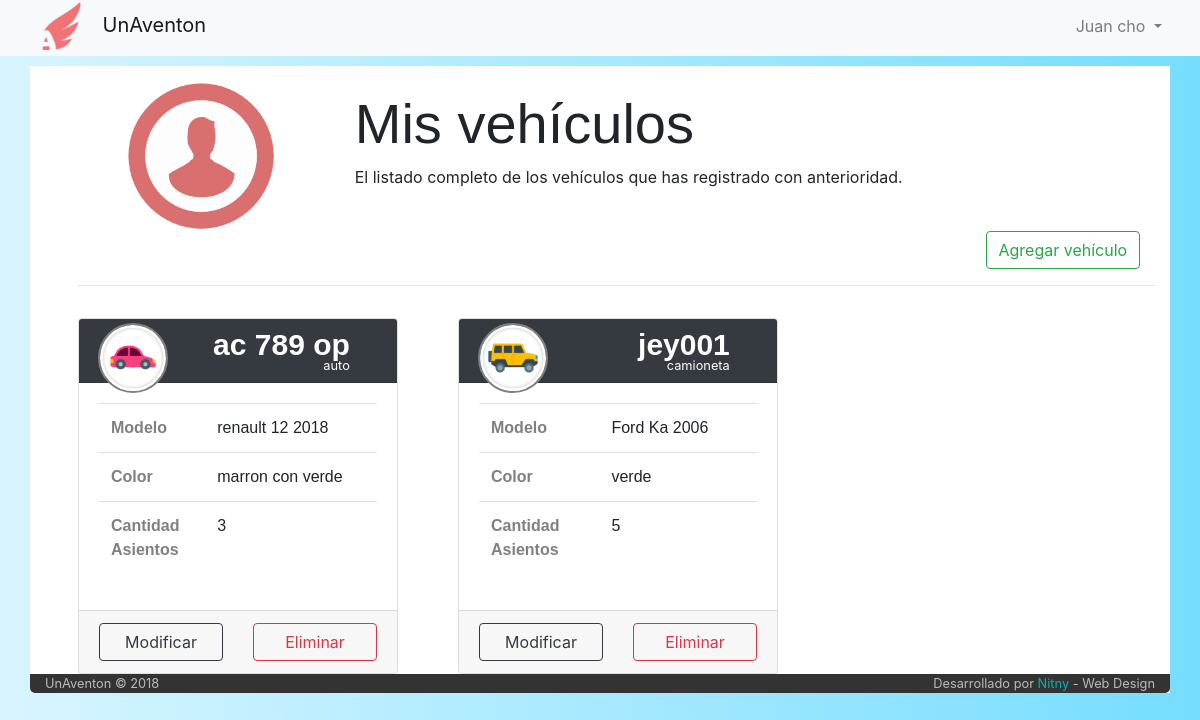
/listado-vehiculos (signed in), run on the app's committed database.
### tables this page shows
CREATE TABLE IF NOT EXISTS `vehiculo` (
  `idVehiculo` int(6) NOT NULL AUTO_INCREMENT,
  `idPropietario` int(6) NOT NULL,
  `cant_asientos` int(2) NOT NULL,
  `modelo` varchar(30) NOT NULL,
  `marca` varchar(30) NOT NULL,
  `color` varchar(20) NOT NULL,
  `patente` varchar(10) NOT NULL COMMENT 'puede ser patente extrangera',
  `tipo` int(1) DEFAULT NULL,
  `eliminado` tinyint(1) NOT NULL DEFAULT '0',
  PRIMARY KEY (`idVehiculo`)
);

CREATE TABLE IF NOT EXISTS `tipo_vehiculo` (
  `idTipo` int(1) NOT NULL AUTO_INCREMENT,
  `icono` varchar(140) DEFAULT NULL,
  `tipo` varchar(11) NOT NULL,
  PRIMARY KEY (`idTipo`)
);

### index.php (called while the page is built, shortened)
<?php
	include ('php/inicio_body.php');
	$router = new Router;
	$vars = $router->get_variables();
	render($vars);
	include ('php/cierre_body.php');

### controller/listado-vehiculos.php (the view, shortened to what this page needs)
<?php
function render($vars = []){
	include('php/conexion.php');
	function modificable($id, $numElto){
		include('php/conexion.php');
		$consulta = "SELECT * FROM viaje WHERE idVehiculo = '$id'";
		$viajes = mysqli_query($conexion, $consulta) or
													die("Error en la busqueda de vehiculos que esten en viajes" . mysqli_error($conexion));
		$esModificable = "#ModificarAuto$numElto";
		if($viaje = mysqli_fetch_array($viajes)){
			$esModificable = "#errorModificacion";
		}
		return $esModificable;
	}
	?>
		<div class="container" style="width:200rem; padding-left: 3rem">
		<div class="row">
		    <div class="col-md-3" style="text-align: center">
		      <img src="img/user.png" alt="imagen de usuario" style="width: 150px; margin-top: 15px">
		    </div>
		    <div class="col-md-8" style="margin-top: 1.5rem">
		      <h1 class="display-4" style="font-family: helvetica;">Mis vehículos</h1>
		      <p> El listado completo de los vehículos que has registrado con anterioridad. </p>
		    </div>
		</div>
		<div class="row">
			<div class="offset-10">
				<button type="button" name="cargaVehiculo" class="btn btn-outline-success" data-toggle="modal" data-target="#CargarAuto">Agregar vehículo</button>
			</div>
		</div>
		 <hr>
	<?php
	$consulta = "SELECT *, vehiculo.tipo as 'vehiculotipo'
							 from vehiculo
							 INNER JOIN tipo_vehiculo on vehiculo.tipo=tipo_vehiculo.idTipo
						   where idPropietario='$_SESSION[userId]' and eliminado=0";
	$vehiculos=mysqli_query($conexion, $consulta)
			or die("error de la consulta:".mysqli_error($conexion));
	$numElto = 0;
	$vehiculo = mysqli_fetch_array($vehiculos);
	while($vehiculo){
		?>
		<div class="row" style="margin-top: 2rem">
			<div class="card-deck">
		<?php
		$elementosEnFila = 1;
		while(($vehiculo) &&($elementosEnFila <= 3)){
?>
				<div class="card" style="width: 20rem; margin-left: 30px; margin-right: 30px">
							    <div class="card-header bg-dark text-white">
								    	<div class="profile-header-container">
								  			<div class="row" style="margin-top: -.5rem; margin-left: -1rem;">
								  				<div class="col col-md-4 profile-header-img">
											     	<img class="img-circle" src="<?php echo $vehiculo['icono'] ?>"/>
												</div>
												<div class="col col-md-8" style="margin-top: 1.5rem; margin-left: -1.7rem;">
											   		<span class="text-left tipo float-right" style="font-family: helvetica; font-size: 30px; margin-top: -25px"> <?php echo $vehiculo['patente'];?></span><br>
														<small class="float-right" style="margin-top: -15px"><?php echo $vehiculo['tipo'];?></small>
												</div>
								  			</div>
										</div>
								    </div>
							    <div class="card-body">
									<table class="table">
									  <tbody>
									    <tr>
									      <th scope="row" style="color:grey">Modelo</th>
									      <td><?php echo "$vehiculo[marca] $vehiculo[modelo]"; ?></td>
									    </tr>
									    <tr>
									      <th scope="row" style="color:grey">Color</th>
									      <td style=""><?php echo $vehiculo['color']; ?></td>
									    </tr>
									    <tr>
									      <th scope="row" style="color:grey">Cantidad<br>Asientos</th>
									      <td><?php echo $vehiculo['cant_asientos']; ?></td>
									    </tr>
									  </tbody>
									</table>
							    </div>
							    <div class="card-footer">
							      <div class="row">
							      	<div class="col col-md-6">
							      			<button type="button" class="btn btn-outline-dark btn-block" data-toggle="modal" data-target="<?php echo modificable($vehiculo['idVehiculo'], $numElto)?>">Modificar</button>
							      		</div>
							      		<div class="col col-md-6" >
							      			<?php
												$viajes = mysqli_query($conexion, "SELECT * FROM viaje where idVehiculo='$vehiculo[idVehiculo]'");
							      				if($cant_viajes = mysqli_num_rows($viajes) > 0)
							      				{
							      					echo '<buton class="btn btn-outline-danger btn-block" onclick="alert(\'El vehiculo se encuentra postulado a '.$cant_viajes.' viaje/s\')" > Eliminar </button>';
							      				}else
							      				{
							      					echo '<form action="/listado-vehiculos" method="POST">
							    							<input type="text" name="idBaja" value="'.$vehiculo['idVehiculo'].'"hidden>
							    							<button class="btn btn-outline-danger btn-block" onclick="return confirm(\'está seguro que quiere eliminar el vehiculo con patente '.$vehiculo['patente'].'?\')"> Eliminar </button>
							   							 </form>';
							      				}
							      			?>
							      		</div>
							      </div>
							    </div>
							  </div>
							  <?php
			$elementosEnFila++;
			$numElto++;
			$vehiculo = mysqli_fetch_array($vehiculos);
		}
		?>
		</div>
	</div>
		<?php
	}
	?>
	</div>
	<div class="container">
	<?php
}

### css/estilo-listado-vehiculos.css (style rules this page uses)
.card-header { height: 4rem; }
.profile-header-img { width: 3rem; }
.profile-header-img > img.img-circle { width: 70px; height: 70px; max-width: 100px; max-height: 100px; -webkit-border-radius: 50%; -moz-border-radius: 50%; border-radius: 50%; border: 2px solid grey; }
.tipo { color: white; font-family: sans-serif; font-size: 40rem; font-weight: bold; }
th,tr { font-family: helvetica; }

### css/stylo.css (style rules this page uses)
body { background-color: grey; }

### php/inicio_body.php (style rules this page uses)
body { background-color: #fff; background: linear-gradient(-90deg, #76ddff, #d8f5ff); }

### data on the page
vehiculo: tipo_vehiculo.icono (picture), patente "ac 789 op", tipo_vehiculo.tipo "auto", marca "renault 12", modelo "2018", color "marron con verde", cant_asientos "3"
vehiculo: tipo_vehiculo.icono (picture), patente "jey001", tipo_vehiculo.tipo "camioneta", marca "Ford", modelo "Ka 2006", color "verde", cant_asientos "5"

### other printed values
$_SESSION['nombre'] "Juan"
$_SESSION['apellido'] "cho"
